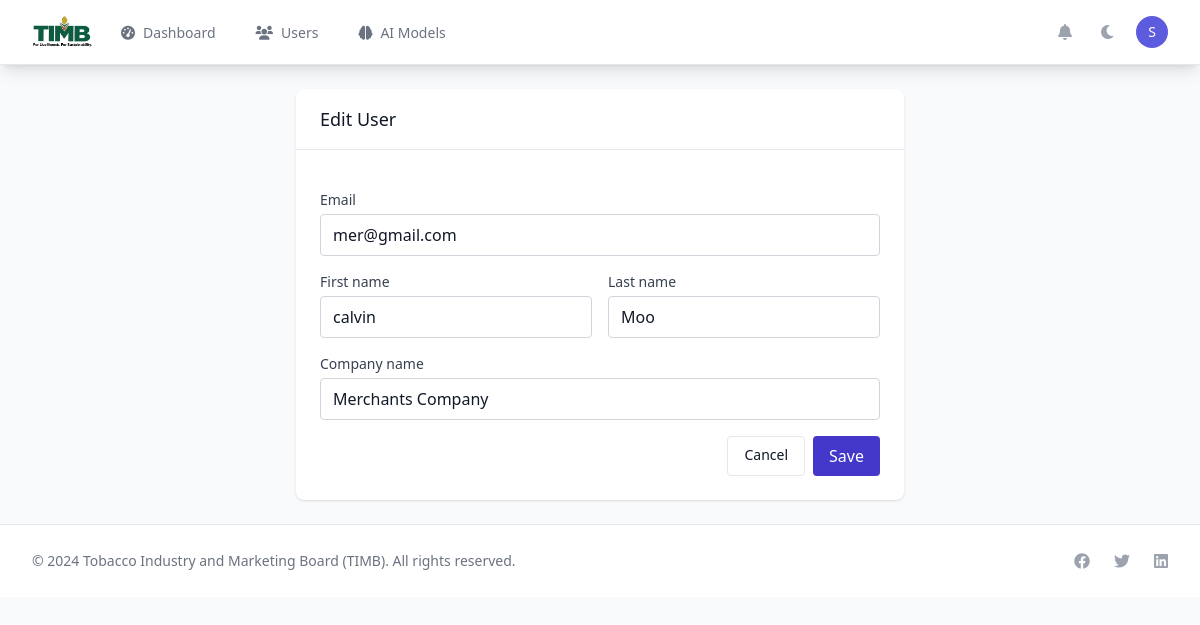
The app's page /timb/users/5/edit/ (signed in) with its own data.
### authentication/models.py (models this page shows, shortened)
class User(AbstractUser):
    is_timb_staff = models.BooleanField(default=False, help_text='TIMB staff member')
    is_merchant = models.BooleanField(default=False, help_text='Tobacco merchant')
    phone = models.CharField(max_length=20, blank=True)
    national_id = models.CharField(max_length=50, blank=True)
    is_verified = models.BooleanField(default=False)
    verification_token = models.CharField(max_length=100, blank=True)
    verification_sent_at = models.DateTimeField(blank=True, null=True)
    two_factor_enabled = models.BooleanField(default=False)
    backup_codes = models.JSONField(default=list, blank=True)
    login_attempts = models.IntegerField(default=0)
    locked_until = models.DateTimeField(blank=True, null=True)
    last_login_ip = models.GenericIPAddressField(blank=True, null=True)
    last_login_device = models.CharField(max_length=200, blank=True)
    login_history = models.JSONField(default=list, blank=True)
    password_changed_at = models.DateTimeField(auto_now_add=True)
    password_reset_required = models.BooleanField(default=False)
    email_notifications = models.BooleanField(default=True)
    sms_notifications = models.BooleanField(default=False)
    push_notifications = models.BooleanField(default=True)
    class Meta:
        verbose_name = 'User'
        verbose_name_plural = 'Users'
    def get_user_type(self):
        if self.is_superuser:
            return "Administrator"
        elif self.is_timb_staff:
            return "TIMB Staff"
        elif self.is_merchant:
            return "Merchant"
        else:
            return "User"

### timb_dashboard/models.py (models this page shows, shortened)
class Merchant(models.Model):
    user = models.OneToOneField(User, on_delete=models.CASCADE, related_name='merchant_profile')
    company_name = models.CharField(max_length=200, blank=True)
    business_registration_number = models.CharField(max_length=100, blank=True)
    license_number = models.CharField(max_length=100, unique=True)
    license_issue_date = models.DateField(null=True, blank=True)
    license_expiry_date = models.DateField(null=True, blank=True)
    business_address = models.TextField(blank=True)
    business_phone = models.CharField(max_length=20, blank=True)
    business_email = models.EmailField(blank=True)
    website = models.URLField(blank=True)
    bank_name = models.CharField(max_length=100, blank=True)
    bank_account_number = models.CharField(max_length=50, blank=True)
    bank_branch = models.CharField(max_length=100, blank=True)
    annual_trading_volume = models.DecimalField(max_digits=15, decimal_places=2, default=0)
    preferred_grades = models.ManyToManyField('TobaccoGrade', blank=True)
    trading_regions = models.JSONField(default=list, blank=True)
    is_verified = models.BooleanField(default=False)
    is_active = models.BooleanField(default=True)
    verification_date = models.DateTimeField(null=True, blank=True)
    verified_by = models.ForeignKey(settings.AUTH_USER_MODEL, on_delete=models.SET_NULL, null=True, blank=True, related_name='verified_merchants')
    created_at = models.DateTimeField(default=timezone.now)
    updated_at = models.DateTimeField(auto_now=True)
    class Meta:
        db_table = 'timb_merchants'
        ordering = ['company_name', 'user__username']
        indexes = [
            models.Index(fields=['license_number']),
            models.Index(fields=['is_verified', 'is_active']),
            models.Index(fields=['company_name']),
        ]

### timb_dashboard/views.py (the view, shortened to what this page needs)
# urls.py: path('users/<int:user_id>/edit/', views.edit_user, name='edit_user'),
@login_required
@user_passes_test(is_timb_staff)
def edit_user(request, user_id):
    user = get_object_or_404(User, id=user_id, is_merchant=True)
    context = { 'u': user }
    return render(request, 'timb_dashboard/edit_user.html', context)

### timb_dashboard/views.py (called while the page is built)
def is_timb_staff(user):
    return user.is_authenticated and (user.is_staff or user.is_timb_staff)

### utils/context_processors.py (called while the page is built)
def global_context(request):
    return {
        'TIMB_SETTINGS': getattr(settings, 'TIMB_SETTINGS', {}),
        'current_time': timezone.now(),
        'system_name': 'TIMB Trading System',
        'system_version': '1.0.0',
    }

### templates/timb_dashboard/edit_user.html (shortened to what this page needs)
{% extends 'base.html' %}
{% block content %}
<div class="max-w-2xl mx-auto py-6 sm:px-6 lg:px-8">
    <div class="bg-white dark:bg-gray-800 shadow rounded-lg">
        <div class="px-6 py-4 border-b border-gray-200 dark:border-gray-700">
            <h3 class="text-lg font-medium text-gray-900 dark:text-white">Edit User</h3>
        </div>
        <form method="post" class="p-6 space-y-4">
            <div>
                <label class="block text-sm text-gray-700 dark:text-gray-300 mb-1">Email</label>
                <input type="email" name="email" value="{{ u.email }}" class="w-full px-3 py-2 border rounded bg-white dark:bg-gray-800 border-gray-300 dark:border-gray-600" />
            </div>
            <div class="grid grid-cols-1 md:grid-cols-2 gap-4">
                <div>
                    <label class="block text-sm text-gray-700 dark:text-gray-300 mb-1">First name</label>
                    <input type="text" name="first_name" value="{{ u.first_name }}" class="w-full px-3 py-2 border rounded bg-white dark:bg-gray-800 border-gray-300 dark:border-gray-600" />
                </div>
                <div>
                    <label class="block text-sm text-gray-700 dark:text-gray-300 mb-1">Last name</label>
                    <input type="text" name="last_name" value="{{ u.last_name }}" class="w-full px-3 py-2 border rounded bg-white dark:bg-gray-800 border-gray-300 dark:border-gray-600" />
                </div>
            </div>
            {% if u.merchant_profile %}
            <div>
                <label class="block text-sm text-gray-700 dark:text-gray-300 mb-1">Company name</label>
                <input type="text" name="company_name" value="{{ u.merchant_profile.company_name }}" class="w-full px-3 py-2 border rounded bg-white dark:bg-gray-800 border-gray-300 dark:border-gray-600" />
            </div>
            {% endif %}
            <div class="flex justify-end space-x-2">
                <a href="{% url 'timb_dashboard:users' %}" class="px-4 py-2 border rounded text-sm">Cancel</a>
                <button type="submit" class="px-4 py-2 bg-primary-600 text-white rounded">Save</button>
            </div>
        </form>
    </div>
</div>
{% endblock %}

### templates/base.html (shortened to what this page needs)
<!DOCTYPE html>
<html lang="en" data-theme="{{ request.theme|default:'timb' }}">
<head>
    <script src="https://cdn.tailwindcss.com"></script>
    <link rel="stylesheet" href="https://cdnjs.cloudflare.com/ajax/libs/font-awesome/6.0.0/css/all.min.css">
</head>
<body class="bg-gray-50 dark:bg-gray-900 text-gray-900 dark:text-gray-100 min-h-screen">
    <nav class="bg-white dark:bg-gray-800 shadow-lg border-b border-gray-200 dark:border-gray-700">
        <div class="max-w-7xl mx-auto px-4 sm:px-6 lg:px-8">
            <div class="flex justify-between h-16">
                <div class="flex">
                    <div class="flex-shrink-0 flex items-center">
                        <a href="{% url 'home' %}" class="flex items-center">
                            {% if user.is_authenticated and user.is_merchant and user.merchant_profile %}
                                <span class="text-lg font-semibold text-gray-900 dark:text-gray-100">{{ user.merchant_profile.company_name }}</span>
                            {% else %}
                                <img class="h-8 w-auto" src="/static/images/timb-logo.png" alt="TIMB">
                            {% endif %}
                        </a>
                    </div>
                    {% if user.is_authenticated %}
                    <div class="hidden sm:ml-6 sm:flex sm:space-x-8">
                        {% if user.is_timb_staff %}
                            <a href="{% url 'timb_dashboard:dashboard' %}" class="border-transparent text-gray-500 hover:border-gray-300 hover:text-gray-700 inline-flex items-center px-1 pt-1 border-b-2 text-sm font-medium">
                                <i class="fas fa-tachometer-alt mr-2"></i>Dashboard
                            </a>
                            <a href="{% url 'timb_dashboard:users' %}" class="border-transparent text-gray-500 hover:border-gray-300 hover:text-gray-700 inline-flex items-center px-1 pt-1 border-b-2 text-sm font-medium">
                                <i class="fas fa-users mr-2"></i>Users
                            </a>
                            <a href="{% url 'ai_models:dashboard' %}" class="border-transparent text-gray-500 hover:border-gray-300 hover:text-gray-700 inline-flex items-center px-1 pt-1 border-b-2 text-sm font-medium">
                                <i class="fas fa-brain mr-2"></i>AI Models
                            </a>
                        {% endif %}
                    </div>
                    {% endif %}
                </div>
                <div class="hidden sm:ml-6 sm:flex sm:items-center">
                    {% if user.is_authenticated %}
                    <div class="relative">
                        <button id="notifications-btn" class="p-1 rounded-full text-gray-400 hover:text-gray-500 focus:outline-none focus:ring-2 focus:ring-offset-2 focus:ring-primary-500">
                            <i class="fas fa-bell"></i>
                        </button>
                    </div>
                    {% endif %}
                    <button id="theme-toggle" class="ml-4 p-2 text-gray-400 hover:text-gray-500 focus:outline-none">
                        <i id="theme-icon" class="fas fa-moon"></i>
                    </button>
                    {% if user.is_authenticated %}
                    <div class="ml-3 relative">
                        <div>
                            <button id="user-menu-btn" class="bg-white dark:bg-gray-800 flex text-sm rounded-full focus:outline-none focus:ring-2 focus:ring-offset-2 focus:ring-primary-500">
                                {% if user.profile.profile_picture %}
                                    <img class="h-8 w-8 rounded-full" src="{{ user.profile.profile_picture.url }}" alt="">
                                {% else %}
                                    <div class="h-8 w-8 rounded-full bg-primary-500 flex items-center justify-center">
                                        <span class="text-sm font-medium text-white">{{ user.first_name.0|default:user.username.0|upper }}</span>
                                    </div>
                                {% endif %}
                            </button>
                        </div>
                    </div>
                    {% else %}
                    <div class="flex space-x-4">
                        <a href="{% url 'login' %}" class="text-gray-500 hover:text-gray-700 px-3 py-2 rounded-md text-sm font-medium">
                            Login
                        </a>
                    </div>
                    {% endif %}
                </div>
            </div>
        </div>
    </nav>
    <main class="flex-1">
        {% block content %}{% endblock %}
    </main>
    <footer class="bg-white dark:bg-gray-800 border-t border-gray-200 dark:border-gray-700 mt-auto">
        <div class="max-w-7xl mx-auto py-6 px-4 sm:px-6 lg:px-8">
            <div class="flex flex-col md:flex-row justify-between items-center">
                <div class="text-sm text-gray-500">
                    &copy; 2024 Tobacco Industry and Marketing Board (TIMB). All rights reserved.
                </div>
                <div class="mt-4 md:mt-0 flex space-x-6">
                    <a href="#" class="text-gray-400 hover:text-gray-500">
                        <i class="fab fa-facebook"></i>
                    </a>
                    <a href="#" class="text-gray-400 hover:text-gray-500">
                        <i class="fab fa-twitter"></i>
                    </a>
                    <a href="#" class="text-gray-400 hover:text-gray-500">
                        <i class="fab fa-linkedin"></i>
                    </a>
                </div>
            </div>
        </div>
    </footer>
</body>
</html>

### records on screen
User: first_name.0 "S"
User: email "mer@gmail.com", first_name "calvin", last_name "Moo", company_name "Merchants Company"
